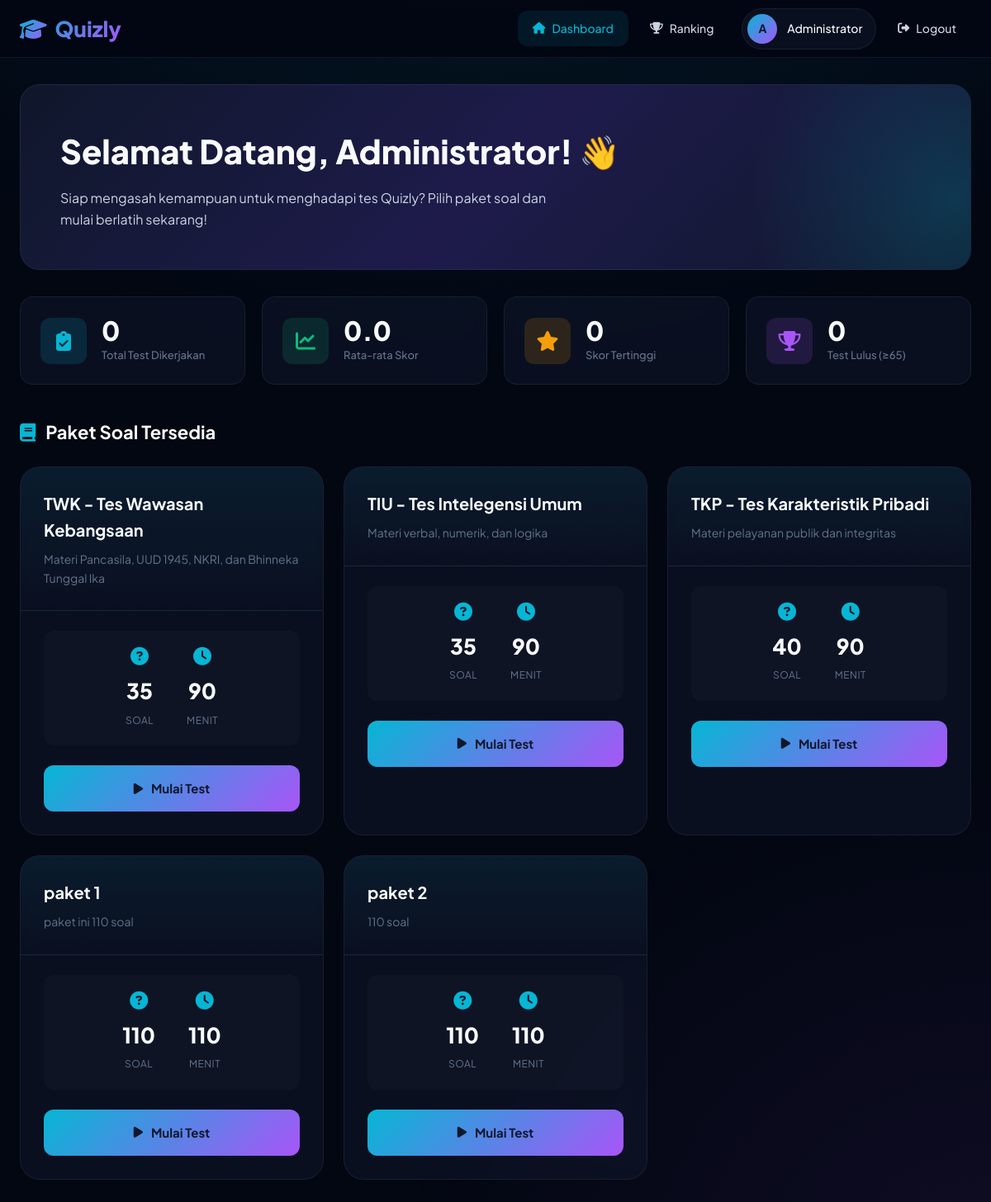
/dashboard.php (signed in), run on the app's committed database.
### tables this page shows
CREATE TABLE `paket_soal` (
  `id` int(11) NOT NULL,
  `nama_paket` varchar(100) NOT NULL,
  `deskripsi` text DEFAULT NULL,
  `durasi_menit` int(11) NOT NULL DEFAULT 90,
  `jumlah_soal` int(11) NOT NULL DEFAULT 35,
  `status` enum('aktif','nonaktif') DEFAULT 'aktif',
  `created_at` timestamp NOT NULL DEFAULT current_timestamp()
);

### config.php (called while the page is built, shortened)
<?php
function e($text) {
    return htmlspecialchars($text, ENT_QUOTES, 'UTF-8');
}
?>

### dashboard.php (the view, shortened to what this page needs)
<?php
require_once 'config.php';
$user_id = $_SESSION['user_id'];
$sql = "SELECT * FROM paket_soal WHERE status = 'aktif' ORDER BY id";
$paket_result = $conn->query($sql);
$sql = "SELECT
        COUNT(*) as total_test,
        COALESCE(AVG(skor), 0) as rata_skor,
        COALESCE(MAX(skor), 0) as skor_tertinggi,
        COALESCE(SUM(benar), 0) as total_benar,
        COALESCE(SUM(salah), 0) as total_salah
        FROM hasil_test
        WHERE user_id = ?";
$stmt = $conn->prepare($sql);
$stmt->bind_param("i", $user_id);
$stmt->execute();
$stats = $stmt->get_result()->fetch_assoc();
$sql_lulus = "SELECT COUNT(*) as jumlah_lulus
              FROM hasil_test
              WHERE user_id = ? AND skor >= 65";
$stmt = $conn->prepare($sql_lulus);
$stmt->bind_param("i", $user_id);
$stmt->execute();
$lulus_count = $stmt->get_result()->fetch_assoc()['jumlah_lulus'];
?>
<!DOCTYPE html>
<html lang="id">
<head>
    <link rel="stylesheet" href="https://cdnjs.cloudflare.com/ajax/libs/font-awesome/6.4.0/css/all.min.css">
    <link rel="stylesheet" href="css/dashboard.css">
</head>
<body>
    <nav class="navbar">
        <div class="navbar-content">
            <div class="logo">
                <i class="fas fa-graduation-cap"></i> Quizly
            </div>
            <div class="nav-menu" id="navMenu">
                <a href="dashboard.php" class="active">
                    <i class="fas fa-home"></i> Dashboard
                </a>
                <a href="ranking.php">
                    <i class="fas fa-trophy"></i> Ranking
                </a>
                <div class="user-info">
                    <div class="user-avatar">
                        <?= strtoupper(substr($_SESSION['nama_lengkap'], 0, 1)) ?>
                    </div>
                    <span><?= e($_SESSION['nama_lengkap']) ?></span>
                </div>
                <a href="logout.php">
                    <i class="fas fa-sign-out-alt"></i> Logout
                </a>
            </div>
        </div>
    </nav>
    <div class="container">
        <div class="welcome-section">
            <h1>Selamat Datang, <?= e($_SESSION['nama_lengkap']) ?>! 👋</h1>
            <p>Siap mengasah kemampuan untuk menghadapi tes Quizly? Pilih paket soal dan mulai berlatih sekarang!</p>
        </div>
        <div class="stats-grid">
            <div class="stat-card">
                <div class="stat-icon blue">
                    <i class="fas fa-clipboard-check"></i>
                </div>
                <div class="stat-info">
                    <h3><?= $stats['total_test'] ?></h3>
                    <p>Total Test Dikerjakan</p>
                </div>
            </div>
            <div class="stat-card">
                <div class="stat-icon green">
                    <i class="fas fa-chart-line"></i>
                </div>
                <div class="stat-info">
                    <h3><?= number_format($stats['rata_skor'], 1) ?></h3>
                    <p>Rata-rata Skor</p>
                </div>
            </div>
            <div class="stat-card">
                <div class="stat-icon orange">
                    <i class="fas fa-star"></i>
                </div>
                <div class="stat-info">
                    <h3><?= $stats['skor_tertinggi'] ?></h3>
                    <p>Skor Tertinggi</p>
                </div>
            </div>
            <div class="stat-card">
                <div class="stat-icon purple">
                    <i class="fas fa-trophy"></i>
                </div>
                <div class="stat-info">
                    <h3><?= $lulus_count ?></h3>
                    <p>Test Lulus (≥65)</p>
                </div>
            </div>
        </div>
        <h2 class="section-title">
            <i class="fas fa-book"></i> Paket Soal Tersedia
        </h2>
        <div class="paket-grid">
            <?php if ($paket_result->num_rows > 0): ?>
                <?php while ($paket = $paket_result->fetch_assoc()): ?>
                <div class="paket-card">
                    <div class="paket-header">
                        <h3><?= e($paket['nama_paket']) ?></h3>
                        <p><?= e($paket['deskripsi']) ?></p>
                    </div>
                    <div class="paket-body">
                        <div class="paket-info">
                            <div class="info-item">
                                <i class="fas fa-question-circle"></i>
                                <span class="value"><?= $paket['jumlah_soal'] ?></span>
                                <span class="label">Soal</span>
                            </div>
                            <div class="info-item">
                                <i class="fas fa-clock"></i>
                                <span class="value"><?= $paket['durasi_menit'] ?></span>
                                <span class="label">Menit</span>
                            </div>
                        </div>
                        <a href="test.php?paket=<?= $paket['id'] ?>" class="btn">
                            <i class="fas fa-play"></i>
                            <span>Mulai Test</span>
                        </a>
                    </div>
                </div>
                <?php endwhile; ?>
            <?php endif; ?>
        </div>
    </div>
</body>
</html>

### data on the page
paket_soal: nama_paket "TWK - Tes Wawasan Kebangsaan", deskripsi "Materi Pancasila, UUD 1945, NKRI, dan Bhinneka Tunggal Ika", jumlah_soal "35", durasi_menit "90"
paket_soal: nama_paket "TIU - Tes Intelegensi Umum", deskripsi "Materi verbal, numerik, dan logika", jumlah_soal "35", durasi_menit "90"
paket_soal: nama_paket "TKP - Tes Karakteristik Pribadi", deskripsi "Materi pelayanan publik dan integritas", jumlah_soal "40", durasi_menit "90"
paket_soal: nama_paket "paket 1", deskripsi "paket ini 110 soal", jumlah_soal "110", durasi_menit "110"
paket_soal: nama_paket "paket 2", deskripsi "110 soal", jumlah_soal "110", durasi_menit "110"

### other printed values
substr($_SESSION['nama_lengkap'], 0, 1) "A"
$_SESSION['nama_lengkap'] "Administrator"
$stats['total_test'] "0"
$stats['rata_skor'] "0.0"
$stats['skor_tertinggi'] "0"
$lulus_count "0"
